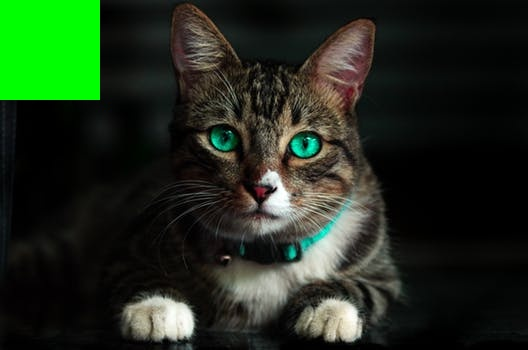
#> input picture Image Manipulation/Basics/newcat.jpeg, 528 x 350 px
$ python cannyandcontour.py --image ../Basics/newcat.jpeg   (older library calls are emulated)
#> lines starting #> are read from the running program, lines starting #| are printed output that depends on the picture; after the words box and inside, x2 and y2 are one past the last pixel; in counts of white or black regions, pixels touching at a corner belong together
import numpy as np
import argparse
import cv2
#canny
# fetching the arguments and save in dictionary
ap = argparse.ArgumentParser()
ap.add_argument("-i", "--image", required = True, help = "Enter path to the image")
args = vars(ap.parse_args())

# loading and converting the image into numpy array
image = cv2.imread(args["image"])
#> image is the input picture: shape (350, 528, 3); mean B, G, R 27.5, 45.3, 31.5

# convert image to greyscale
image = cv2.cvtColor(image, cv2.COLOR_BGR2GRAY)
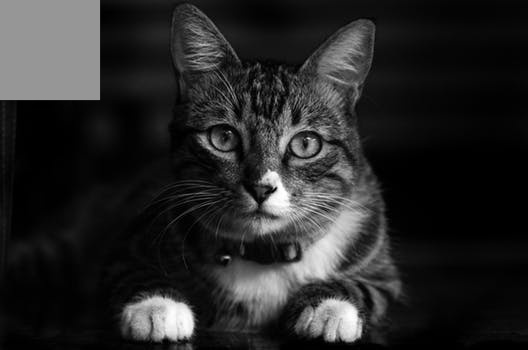
#> image: shape (350, 528); min 0, max 255, mean 39.2

# implement gaussian blurr
blurred = cv2.GaussianBlur(image, (11,11), 0)
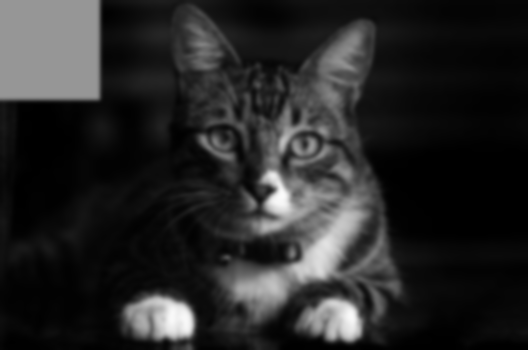
#> blurred: shape (350, 528); min 0, max 252, mean 39.2

cv2.imshow("Gaussian blurr", blurred)

edged = cv2.Canny(blurred, 30, 150)
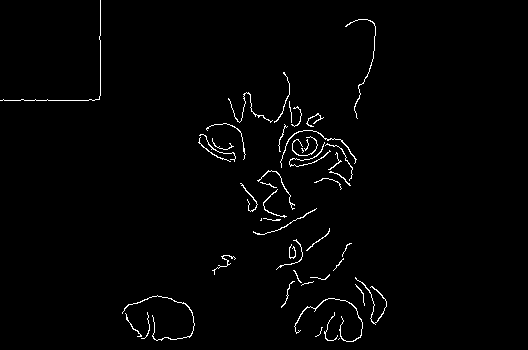
#> edged: shape (350, 528); 1.5% white in thin lines or dots, all inside (x1, y1, x2, y2) = (0, 0, 387, 342)
cv2.imshow("Canny Edge Detected", edged)


#contour
(_,cnts,_)=cv2.findContours(edged.copy(), cv2.RETR_EXTERNAL, cv2.CHAIN_APPROX_SIMPLE)
#> cnts = 47 contours, 40 with area under 20; largest, box (x1, y1, x2, y2) and area: (294, 298, 363, 342) 44, (280, 130, 357, 168) 36, (122, 295, 195, 341) 30, (355, 277, 387, 325) 30, (257, 170, 295, 210) 24, (289, 142, 331, 167) 21, (263, 189, 287, 218) 20
print(len(cnts))
#| 47
coins = image.copy()
cv2.drawContours(coins, cnts, -1, (0,255,0), 2)
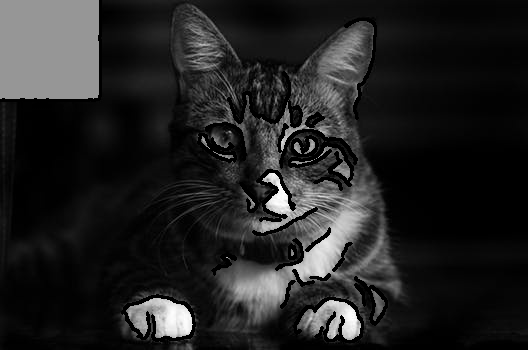
#> coins: shape (350, 528); 4.87% of pixels changed, all inside (x1, y1, x2, y2) = (0, 0, 388, 343)
cv2.imshow("Countours", coins)
cv2.waitKey(0)
